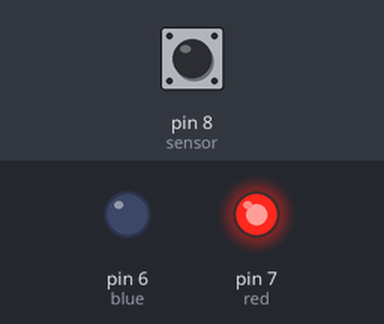
Recording of a sketch running on a simulated Arduino Uno, built with avr-gcc and run on an emulated ATmega328P. Parts: output pins drawn as LEDs (lit = HIGH). The inputs (shaded band) are chosen by the test bench; at power-on: pin 8 (sensor) HIGH.

Above: at 1.2 s.
1.3 s: pin 8 (sensor) pulsed LOW 2 times (0.12 s each, 0.3 s apart)
At 2.0 s:
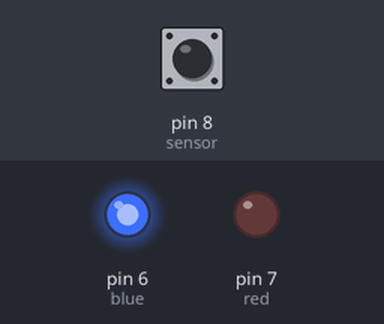
Timing chart, 0 to 4.3 s (numbered marks = the images above; inputs shaded):
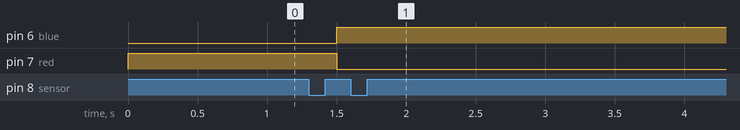

Measured:
- after the input at 1.3 s, pin 6 (blue): LOW → HIGH after 0.20 s; pin 7 (red): HIGH → LOW after 0.20 s

The sketch:

Meu_led_IR.ino
```cpp
int red = 7;
int blue = 6;
int sensor = 8;
int leitura;

void setup(){
  pinMode (red, OUTPUT);
  pinMode (blue, OUTPUT);
  pinMode (sensor, INPUT);
  digitalWrite (red, 1);
  digitalWrite (blue, 0);
}

void loop()
{
  leitura = digitalRead(sensor);
  if (leitura != 1)
  {
  while(digitalRead(sensor) != 1)
 {
   delay(100);
 }

 digitalWrite(red, 0);
 digitalWrite(blue, 1);
   }
}
```
